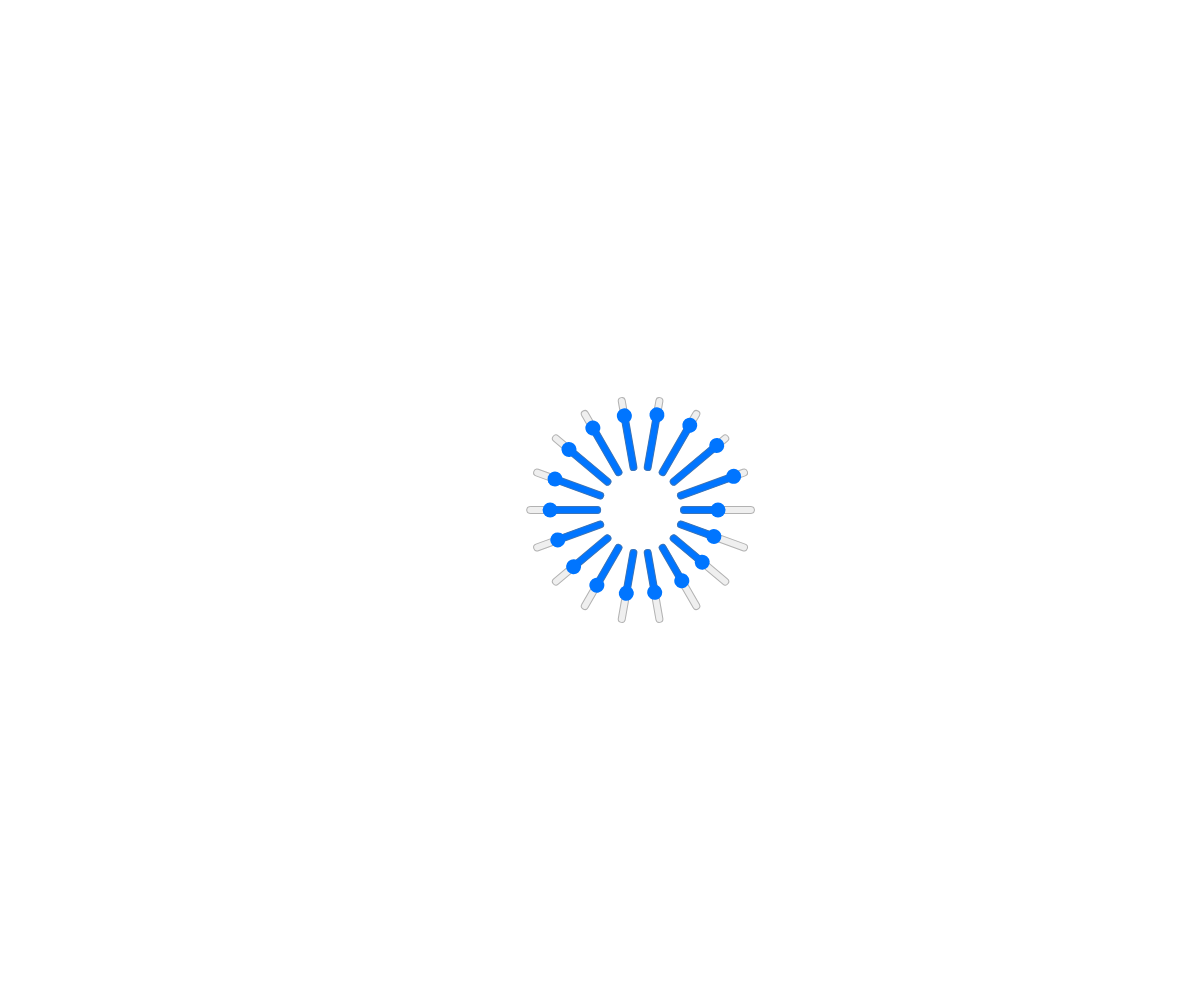
Frame 1 (no input)
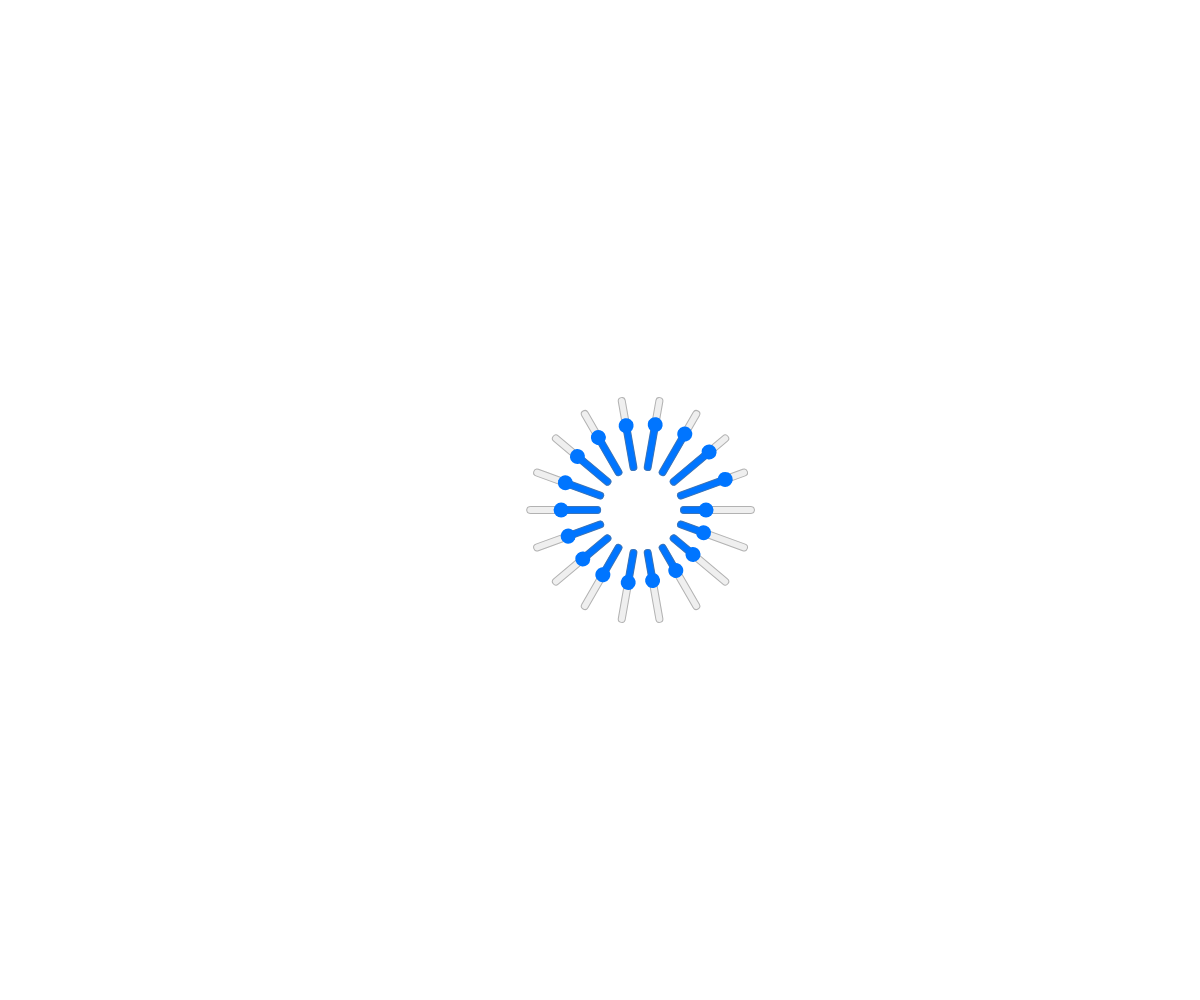
Frame 60 (no input)
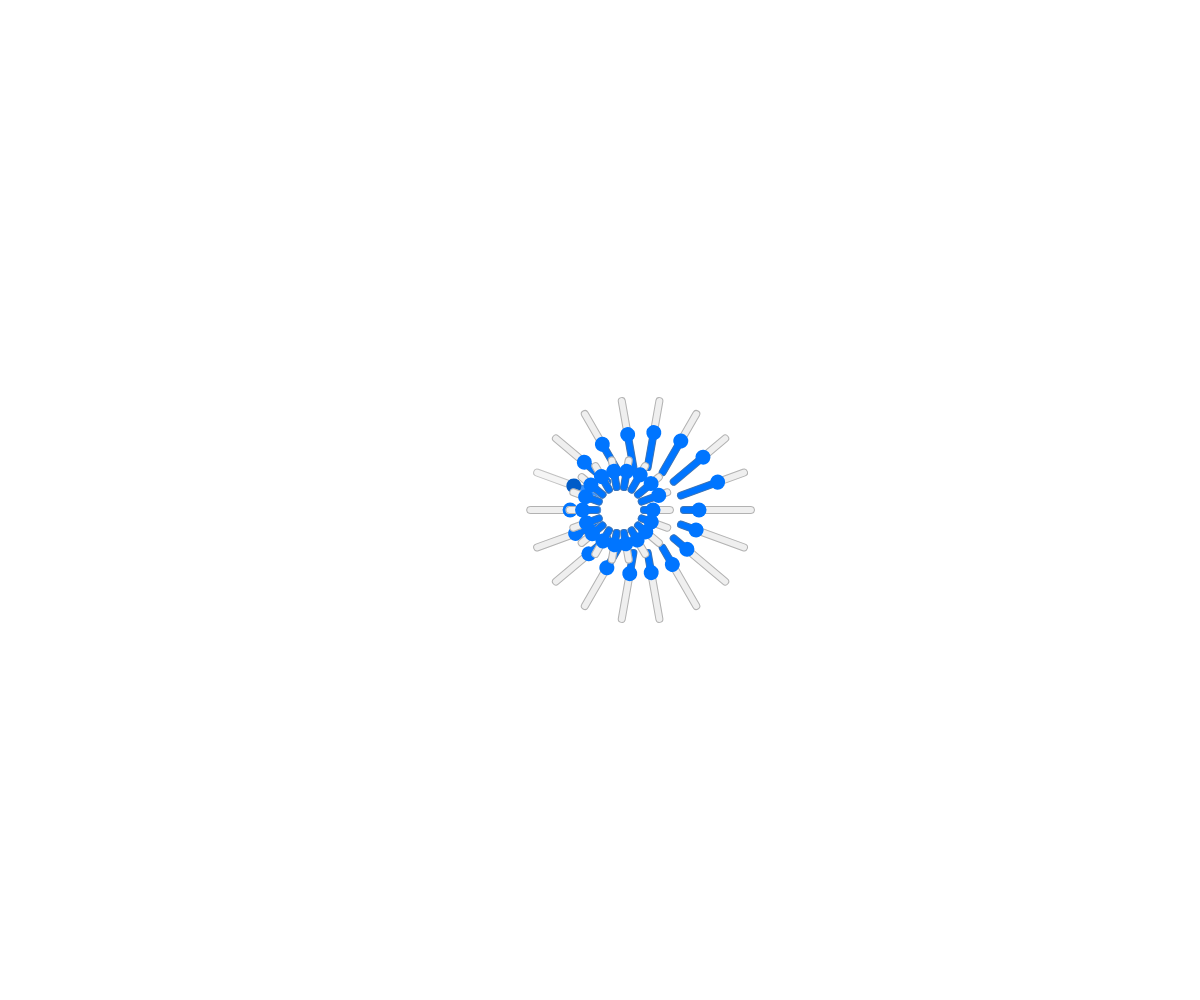
Frame 120 (the mouse pressed at the canvas centre since frame 60)

The p5.js sketch that drew these frames (run headless with seeded random() and noise() and a simulated clock; from frame 60 on, the mouse is pressed at the canvas centre):

// p5.js sketch
// ── sketch.js
/**
 * Create animated radial sliders
 *
 * MOUSE
 * left click               : create SliderRose
 *
 * CONTRIBUTED BY
 * [Joey Lee](http://jk-lee.com)
 *
 * INSPIRED BY
 * [Dan Shiffman](http://shiffman.net/)
 */

'use strict';

var mySliders;

function setup() {
  mySliders = [];
  createCanvas(windowWidth, windowHeight);
  // init canvas with slider rose to the middle
  mySliders.push(new SliderRose(width/2, height/2));
}

function draw() {
  // create slider animations
  mySliders.forEach(function(d){
    d.update();
  });

}

// add a new slider rose when mouse pressed
function mousePressed(){
  mySliders.push(new SliderRose(mouseX, mouseY));
}

// define a SliderRose object
function SliderRose(_x, _y){
  this.x1 = _x;
  this.y1 = _y;
  // collect the sliders in an array
  var mySliders = [];
  var sinAngle = 0;
  // create a counter to index the sliders
  var counter = 0;
  // set the slider width
  var roseRadius = random(20, 100);
  // define how many degrees to skip from 360
  var skip = 20;
  // create sliders around a circle
  for(var i =0; i < 360; i+=skip){
    var sliderAngle = radians(i);
    var x2 = cos(sliderAngle)*roseRadius;
    var y2 = sin(sliderAngle)*roseRadius; 
    // create the slider, position, and rotate
    mySliders[counter] = createSlider(0, 255, 50)
    mySliders[counter].position(this.x1 + x2, this.y1 + y2);
    mySliders[counter].style('width', roseRadius +'px')
    mySliders[counter].style('transform', 'rotate('+i+'deg)');
    counter++;

  }

  // for each loop through the draw function
  // update the sliders according to a sin wave
  this.update = function(){
    var offset = 0;
    for(var i = 0; i < mySliders.length; i++){
      // map the value along the sine wave to the slider values
      var x = map(sin(sinAngle + offset), -1, 1, 0, 255);
      mySliders[i].value(x);
      offset += 0.050;
    }
    sinAngle += 0.1;
  }

}
